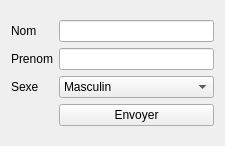
<?xml version="1.0" encoding="UTF-8"?>
<ui version="4.0">
  <class>widget</class>
  <widget class="QWidget" name="widget">
    <property name="geometry">
      <rect>
        <x>0</x>
        <y>0</y>
        <width>225</width>
        <height>146</height>
      </rect>
    </property>
    <property name="windowTitle">
      <string>Form</string>
    </property>
    <layout class="QVBoxLayout" name="verticalLayout">
      <item>
        <layout class="QGridLayout">
          <item row="0" column="0">
            <widget class="QLabel" name="label">
              <property name="text">
                <string>Nom</string>
              </property>
            </widget>
          </item>
          <item row="1" column="0">
            <widget class="QLabel" name="label_2">
              <property name="text">
                <string>Prenom</string>
              </property>
            </widget>
          </item>
          <item row="2" column="0">
            <widget class="QLabel" name="label_3">
              <property name="text">
                <string>Sexe</string>
              </property>
            </widget>
          </item>
          <item row="1" column="1">
            <widget class="QLineEdit" name="XIVOFORM_lastname_2"/>
          </item>
          <item row="0" column="1">
            <widget class="QLineEdit" name="XIVOFORM_name"/>
          </item>
          <item row="3" column="1">
            <widget class="QPushButton" name="save">
              <property name="text">
                <string>Envoyer</string>
              </property>
            </widget>
          </item>
          <item row="2" column="1">
            <widget class="QComboBox" name="comboBox">
              <item>
                <property name="text">
                  <string>Masculin</string>
                </property>
              </item>
              <item>
                <property name="text">
                  <string>Féminin</string>
                </property>
              </item>
            </widget>
          </item>
        </layout>
      </item>
    </layout>
  </widget>
  <resources/>
  <connections/>
</ui>
